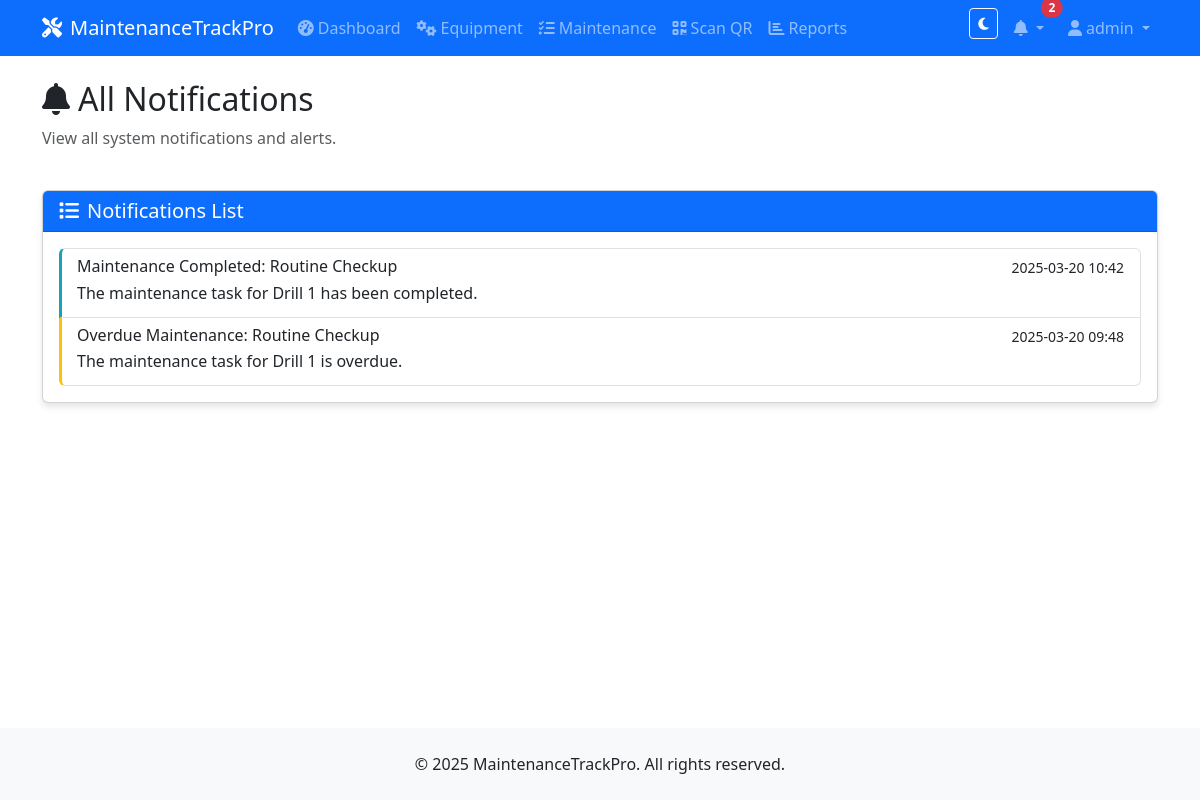
Page /notifications (signed in) on the committed database.
### app/models/user.py (models this page shows, shortened)
class User(UserMixin, db.Model):
    __tablename__ = 'users'
    id = db.Column(db.Integer, primary_key=True)
    username = db.Column(db.String(64), index=True, unique=True, nullable=False)
    email = db.Column(db.String(120), index=True, unique=True, nullable=False)
    password_hash = db.Column(db.String(128), nullable=False)
    role = db.Column(db.String(20), nullable=False, default='engineer')  # 'boss', 'admin', 'engineer'
    created_at = db.Column(db.DateTime, default=datetime.utcnow)
    updated_at = db.Column(db.DateTime, default=datetime.utcnow, onupdate=datetime.utcnow)
    equipment = db.relationship('Equipment', backref='user', lazy='dynamic')
    maintenance_tasks = db.relationship('Maintenance', backref='user', lazy='dynamic')
    notifications = db.relationship('Notification', backref='user', lazy='dynamic')
    def is_boss(self):
        return self.role == 'boss'
    def is_admin(self):
        return self.role == 'admin'

### app/models/notification.py (models this page shows, shortened)
class Notification(db.Model):
    __tablename__ = 'notifications'
    id = db.Column(db.Integer, primary_key=True)
    title = db.Column(db.String(100), nullable=False)
    message = db.Column(db.Text, nullable=False)
    type = db.Column(db.String(20), default='info')  # info, warning, critical
    is_read = db.Column(db.Boolean, default=False)
    created_at = db.Column(db.DateTime, default=datetime.utcnow)
    user_id = db.Column(db.Integer, db.ForeignKey('users.id'), nullable=False)
    equipment_id = db.Column(db.Integer, db.ForeignKey('equipment.id'), nullable=True)

### app/routes/dashboard.py (the view)
@dashboard_bp.route('/notifications')
@login_required
def notifications():
    if current_user.is_boss() or current_user.is_admin():
        notifications = Notification.query.order_by(Notification.created_at.desc()).all()
    else:
        notifications = Notification.query.filter_by(user_id=current_user.id).order_by(Notification.created_at.desc()).all()
    return render_template(
        'dashboard/notifications.html',
        title='All Notifications',
        notifications=notifications
    )

### app/models/user.py (called while the page is built)
@login_manager.user_loader
def load_user(id):
    return User.query.get(int(id))

### app/templates/dashboard/notifications.html
{% extends 'base.html' %}
{% block content %}
<div class="row mb-4">
    <div class="col-12">
        <h2><i class="fas fa-bell me-2"></i>All Notifications</h2>
        <p class="text-muted">View all system notifications and alerts.</p>
    </div>
</div>
<div class="row">
    <div class="col-12">
        <div class="card">
            <div class="card-header bg-primary text-white">
                <h5 class="mb-0"><i class="fas fa-list me-2"></i>Notifications List</h5>
            </div>
            <div class="card-body">
                {% if notifications %}
                    <div class="list-group">
                        {% for notification in notifications %}
                            <div class="list-group-item notification-item notification-{{ notification.type }}">
                                <div class="d-flex w-100 justify-content-between">
                                    <h6 class="mb-1">{{ notification.title }}</h6>
                                    <small>{{ notification.created_at.strftime('%Y-%m-%d %H:%M') }}</small>
                                </div>
                                <p class="mb-1">{{ notification.message }}</p>
                            </div>
                        {% endfor %}
                    </div>
                {% else %}
                    <p class="text-muted text-center">No notifications found.</p>
                {% endif %}
            </div>
        </div>
    </div>
</div>
{% endblock %}

### app/templates/base.html (shortened to what this page needs)
<!DOCTYPE html>
<html lang="en" data-bs-theme="light">
<head>
    <link href="https://cdn.jsdelivr.net/npm/bootstrap@5.3.0/dist/css/bootstrap.min.css" rel="stylesheet">
    <link rel="stylesheet" href="https://cdnjs.cloudflare.com/ajax/libs/font-awesome/6.4.0/css/all.min.css">
    <link rel="stylesheet" href="https://cdnjs.cloudflare.com/ajax/libs/animate.css/4.1.1/animate.min.css">
    <link rel="stylesheet" href="{{ url_for('static', filename='css/style.css') }}">
    <link rel="stylesheet" href="{{ url_for('static', filename='css/animations.css') }}">
    <link rel="stylesheet" href="{{ url_for('static', filename='css/dark-mode.css') }}">
</head>
<body class="page-enter page-enter-active">
    <nav class="navbar navbar-expand-lg navbar-dark bg-primary">
        <div class="container">
            <a class="navbar-brand" href="{{ url_for('dashboard.index') }}">
                <i class="fas fa-tools me-2"></i>MaintenanceTrackPro
            </a>
            <div class="collapse navbar-collapse" id="navbarNav">
                <ul class="navbar-nav me-auto">
                    {% if current_user.is_authenticated %}
                        <li class="nav-item">
                            <a class="nav-link" href="{{ url_for('dashboard.index') }}">
                                <i class="fas fa-tachometer-alt me-1"></i>Dashboard
                            </a>
                        </li>
                        <li class="nav-item">
                            <a class="nav-link" href="{{ url_for('equipment.index') }}">
                                <i class="fas fa-cogs me-1"></i>Equipment
                            </a>
                        </li>
                        <li class="nav-item">
                            <a class="nav-link" href="{{ url_for('maintenance.index') }}">
                                <i class="fas fa-tasks me-1"></i>Maintenance
                            </a>
                        </li>
                        <li class="nav-item">
                            <a class="nav-link" href="{{ url_for('equipment.scanner') }}">
                                <i class="fas fa-qrcode me-1"></i>Scan QR
                            </a>
                        </li>
                        {% if current_user.is_boss() or current_user.is_admin() %}
                        <li class="nav-item">
                            <a class="nav-link" href="{{ url_for('reports.index') }}">
                                <i class="fas fa-chart-bar me-1"></i>Reports
                            </a>
                        </li>
                        {% endif %}
                    {% endif %}
                </ul>
                <ul class="navbar-nav">
                    <li class="nav-item me-2">
                        <button id="theme-toggle" class="btn btn-outline-light btn-sm">
                            <i class="fas fa-moon" id="dark-icon"></i>
                        </button>
                    </li>
                    {% if current_user.is_authenticated %}
                        <li class="nav-item dropdown me-2">
                            <a class="nav-link dropdown-toggle position-relative" href="#" role="button" data-bs-toggle="dropdown">
                                <i class="fas fa-bell"></i>
                                <span id="notification-badge" class="position-absolute top-0 start-100 translate-middle badge rounded-pill bg-danger">
                                    {{ notifications|length if notifications else '' }}
                                </span>
                            </a>
                        </li>
                        <li class="nav-item dropdown">
                            <a class="nav-link dropdown-toggle" href="#" role="button" data-bs-toggle="dropdown">
                                <i class="fas fa-user me-1"></i>{{ current_user.username }}
                            </a>
                        </li>
                    {% endif %}
                </ul>
            </div>
        </div>
    </nav>
    <main class="container my-4 fade-in">
        {% block content %}{% endblock %}
    </main>
    <footer class="bg-light py-4 mt-auto">
        <div class="container text-center">
            <p class="mb-0">&copy; 2025 MaintenanceTrackPro. All rights reserved.</p>
        </div>
    </footer>
</body>
</html>

### app/static/css/style.css (style rules this page uses)
body { display: flex; flex-direction: column; min-height: 100vh; }
main { flex: 1; }
.card { box-shadow: 0 4px 6px rgba(0, 0, 0, 0.1); transition: transform 0.3s ease-in-out; height: 100%; }
.notification-item { border-left: 3px solid; padding-left: 15px; }
.notification-info { border-left-color: #17a2b8; }
.notification-warning { border-left-color: #ffc107; }
.notification-warning { border-left: 3px solid #ffc107; }
.notification-info { border-left: 3px solid #17a2b8; }

### app/static/css/animations.css (style rules this page uses)
.fade-in { animation: fadeIn 0.5s ease-in-out forwards; }
.page-enter { opacity: 0; transform: translateY(20px); }
.page-enter-active { opacity: 1; transform: translateY(0); transition: opacity 300ms, transform 300ms; }
.card { transition: transform 0.3s ease, box-shadow 0.3s ease; }
.btn { transition: all 0.3s ease; }

### app/static/css/dark-mode.css (style rules this page uses)
[data-bs-theme="light"] { --custom-card-bg: #ffffff; --custom-card-border: #dee2e6; --custom-hover-bg: #f8f9fa; --custom-text-muted: #6c757d; }

### rows in the picture
User: username "admin"
Notification: title "Maintenance Completed: Routine Checkup", created_at "2025-03-20 10:42", message "The maintenance task for Drill 1 has been completed."
Notification: title "Overdue Maintenance: Routine Checkup", created_at "2025-03-20 09:48", message "The maintenance task for Drill 1 is overdue."

### other values in the picture
{{ notifications|length if notifications else '' }} "2"
